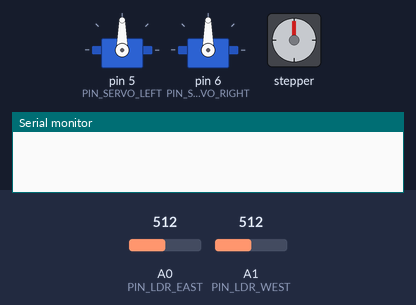
Bench run of a sketch on a simulated Arduino Uno, built with avr-gcc and run on an emulated ATmega328P. On the bench: 2 × servo, stepper motor, the last lines printed to the serial monitor. Inputs (shaded band) come from the test bench; at power-on: A1 (PIN_LDR_WEST) = 512, A0 (PIN_LDR_EAST) = 512. Stepper angles assume 2048 steps per turn.

Above: at 0.1 s.
At 1.8 s:
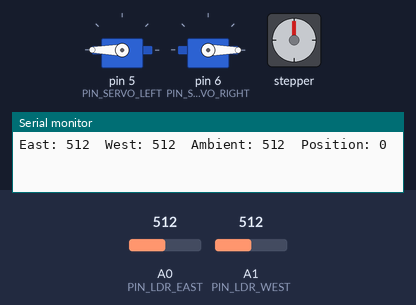
1.9 s: A1 (PIN_LDR_WEST) set to 537
At 2.8 s:
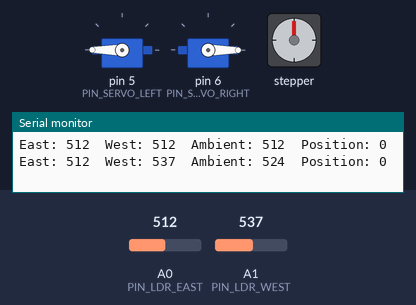
4.9 s: A0 (PIN_LDR_EAST) set to 716
Timing chart, 0 to 8.6 s (numbered marks = the images above; inputs shaded):
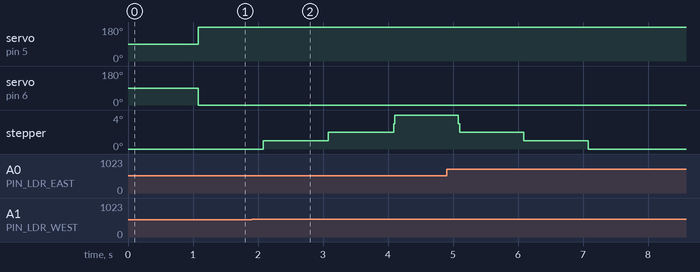

The sketch:

solar_tracker_final_tester.ino
```cpp
#include <Stepper.h>
#include <Servo.h>


const int STEPS_PER_REV      = 2048;
const int STEPS_FOR_180      = STEPS_PER_REV / 2;
const int TRACK_STEP_SIZE    = 8;
const int LDR_DEADBAND       = 15;
const int DAYLIGHT_THRESHOLD = 200;

const unsigned long TRACK_INTERVAL_MS = 1000UL;

const int SERVO_CLOSED_ANGLE     = 90;
const int SERVO_LEFT_OPEN_ANGLE  = 180;
const int SERVO_RIGHT_OPEN_ANGLE = 0;

const int PIN_LDR_EAST    = A0;
const int PIN_LDR_WEST    = A1;
const int PIN_SERVO_LEFT  = 5;
const int PIN_SERVO_RIGHT = 6;

Stepper stepper(STEPS_PER_REV, 8, 10, 9, 11);
Servo servoLeft;
Servo servoRight;

int stepperPosition = 0;
bool panelOpen = false;
unsigned long lastCheckTime = 0;

void setup() {
  Serial.begin(9600);
  stepper.setSpeed(10);

  servoLeft.attach(PIN_SERVO_LEFT);
  servoRight.attach(PIN_SERVO_RIGHT);
  closePanel();

  lastCheckTime = millis();
}

void loop() {
  if (millis() - lastCheckTime < TRACK_INTERVAL_MS) return;
  lastCheckTime = millis();

  int east = readLDR(PIN_LDR_EAST);
  int west = readLDR(PIN_LDR_WEST);
  int ambient = (east + west) / 2;

  Serial.print("East: "); Serial.print(east);
  Serial.print("  West: "); Serial.print(west);
  Serial.print("  Ambient: "); Serial.print(ambient);
  Serial.print("  Position: "); Serial.println(stepperPosition);

  bool isDaylight = ambient > DAYLIGHT_THRESHOLD;

  if (isDaylight && !panelOpen) {
    openPanel();
  } else if (!isDaylight && panelOpen) {
    closePanel();
    returnToRest();
    return;
  }

  if (isDaylight) {
    trackSun(east, west);
  }
}

int readLDR(int pin) {
  long total = 0;
  const int samples = 8;
  for (int i = 0; i < samples; i++) {
    total += analogRead(pin);
    delay(5);
  }
  return total / samples;
}

void trackSun(int east, int west) {
  int diff = west - east;
  if (abs(diff) < LDR_DEADBAND) return;

  int direction = (diff > 0) ? 1 : -1;

  if (direction > 0 && stepperPosition >= STEPS_FOR_180) return;
  if (direction < 0 && stepperPosition <= 0) return;

  int moveSteps = TRACK_STEP_SIZE;
  if (direction > 0) moveSteps = min(moveSteps, STEPS_FOR_180 - stepperPosition);
  else moveSteps = min(moveSteps, stepperPosition);

  stepper.step(direction * moveSteps);
  stepperPosition += direction * moveSteps;
}

void returnToRest() {
  int target = STEPS_FOR_180;
  while (stepperPosition != target) {
    int direction = (target > stepperPosition) ? 1 : -1;
    int moveSteps = min(TRACK_STEP_SIZE, abs(target - stepperPosition));
    stepper.step(direction * moveSteps);
    stepperPosition += direction * moveSteps;
  }
}

void openPanel() {
  servoLeft.write(SERVO_LEFT_OPEN_ANGLE);
  servoRight.write(SERVO_RIGHT_OPEN_ANGLE);
  panelOpen = true;
}

void closePanel() {
  servoLeft.write(SERVO_CLOSED_ANGLE);
  servoRight.write(SERVO_CLOSED_ANGLE);
  panelOpen = false;
}
```
